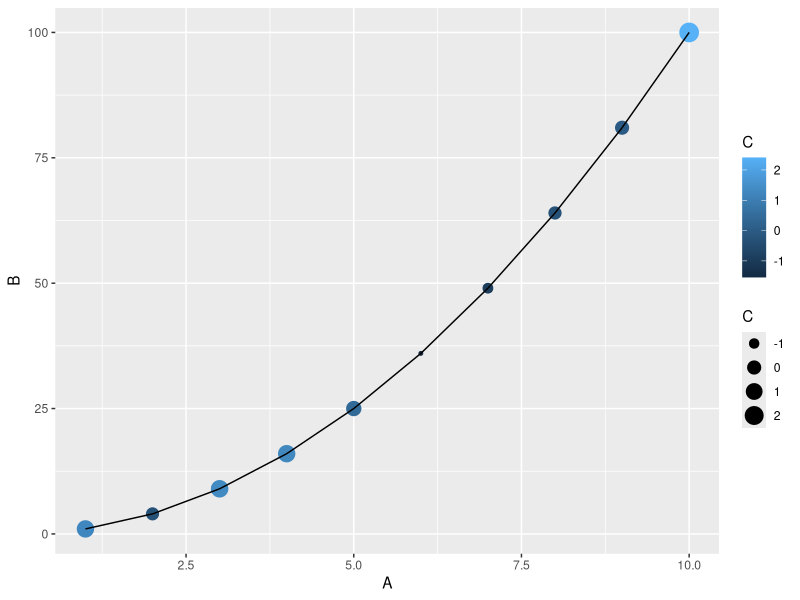
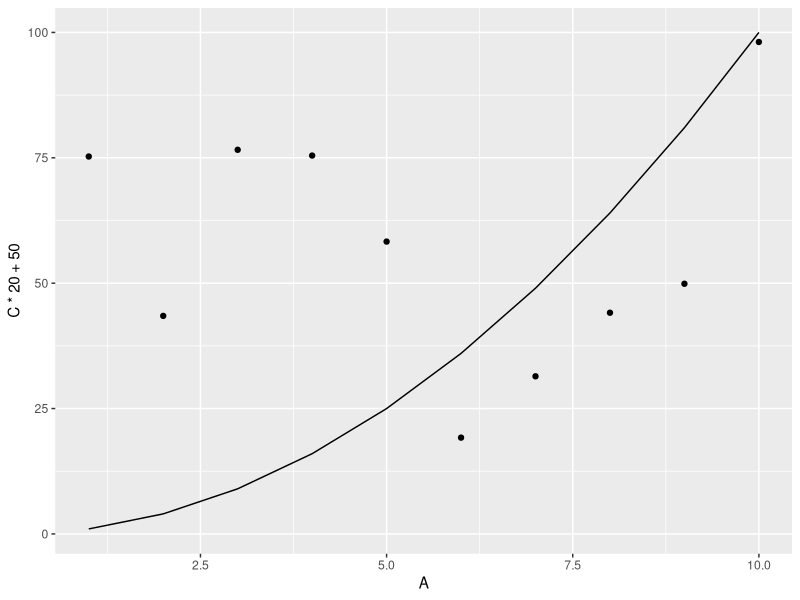
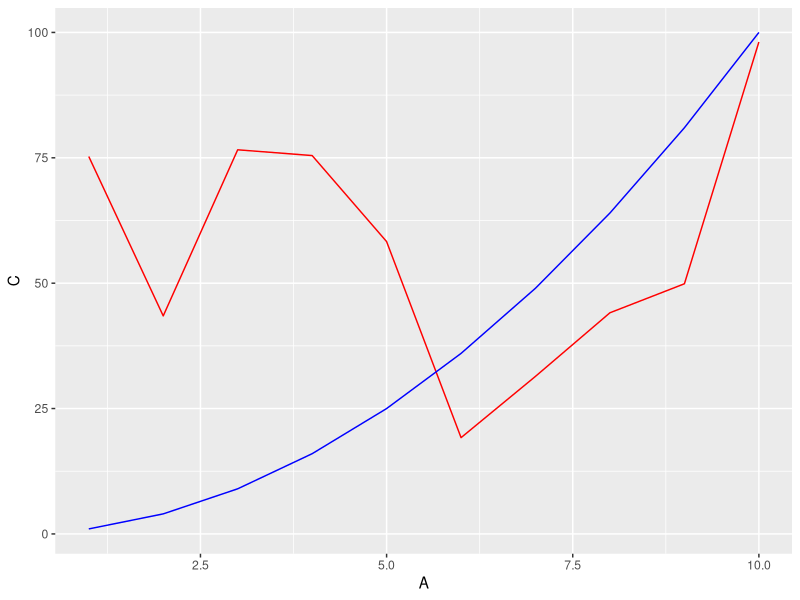
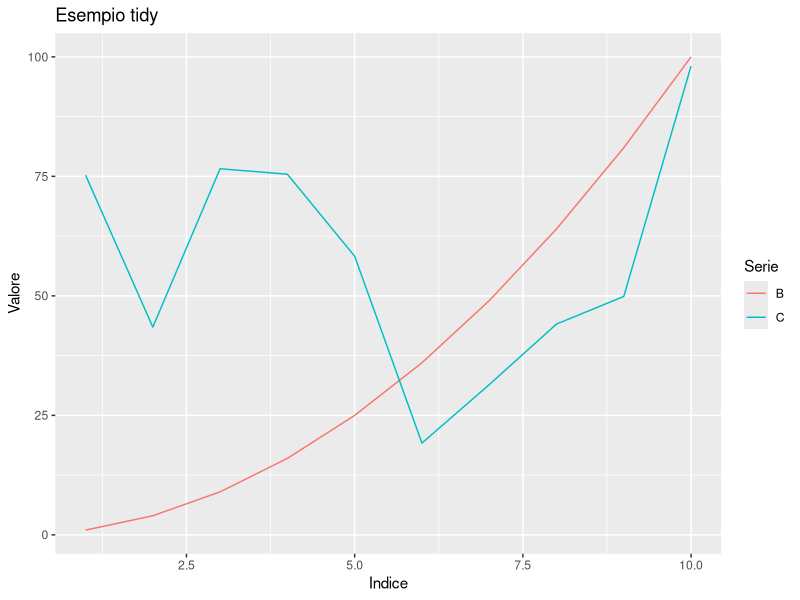

Here is the R script that generated these plots, in order: (Note: this script raises an error after producing the figures.)
## ---- chunk 1
a <- 10
20 -> b
## ---- chunk 2
v <- c(1, 2, 3, 4, 5)
## ---- chunk 3
v.up <- 1:5
v.down <- 5:1
## ---- chunk 4
v <- seq(1, 10, 0.1)
## ---- chunk 5
v <- seq(1, 10, length.out = 7)
v
## ---- chunk 6
m <- matrix(1:12, nrow = 3)
m
## ---- chunk 7
m <- matrix(byrow=TRUE, 1:12, nrow = 3)
m
## ---- chunk 8
v.up[2]
## ---- chunk 9
m[3,2]
m[2,]
## ---- chunk 10
v.down[c(4,2)]
## ---- chunk 11
# Vettore di indici lungo come v.up
v.up[v.up > 2]
# Vettore di indici più corto di v.up
v.up[c(T,F)]
## ---- chunk 12
v.up * 2
## ---- chunk 13
v.up + v.down
## ---- chunk 14
s <- 0
for (e in v.up) {
  s <- s + e
}
s
## ---- chunk 15
sum(v.up)
## ---- chunk 16
mult <- function(x, factor = 2) x * factor

mult(10)
## ---- chunk 17
mult <- \(x, factor = 1) x * factor
## ---- chunk 18
l.anon <- list(2, "sette", 1:5)
l.anon
## ---- chunk 19
l.named <- list(
  A = 1,
  B = "cinque",
  C = c(3,1,12.7),
  ultimo = NA
)
l.named
## ---- chunk 20
l.anon[2]
l.named["B"]
## ---- chunk 21
l.anon[[2]]
l.named[["B"]]
## ---- chunk 22
#| warning = FALSE
# Prima carichiamo la libreria (una volta per sessione)
library(tidyverse)

t1 <- tibble(
  A = 1:5,
  B = A ^ 2
)
t1
## ---- chunk 23
t1$A
## ---- chunk 24
t1$B[t1$A %% 2 == 1]
## ---- chunk 25
seq(0, pi, pi/3) %>% round(digits=2)
## ---- chunk 26
round(seq(0, pi, pi/3), digits=2)
## ---- chunk 27
tibble(
  A = 1:10,
  B = A ^ 2,
  C = rnorm(length(A))
) %>% 
  mutate(C = round(C, 3), D = LETTERS[A]) %>% 
  filter(A %% 2 == 0) %>% 
  select(D, B, C) %>% 
  arrange(desc(C))
## ---- chunk 28
tibble(
  A = 1:10,
  B = A ^ 2,
  C = rnorm(length(A))
) %>% 
  mutate(C = round(C, 3), D = LETTERS[A]) %>% 
  filter(A %% 2 == 0) %>% 
  select(D, B, C) -> t2
## ---- chunk 29
tibble(
  A = 1:10,
  B = A ^ 2,
  C = rnorm(length(A))
) %>% 
  mutate(even = A %% 2 == 0) %>% 
  group_by(even) %>%
  summarise(B = max(B), C = mean(C))
## ---- chunk 30
set.seed(0)
t <- tibble(
  A = 1:10,
  B = A ^ 2,
  C = rnorm(length(A))
) 

t %>% 
  ggplot(aes(x=A, y=B)) +
  geom_point(aes(color=C, size=C)) +
  geom_line()
## ---- chunk 31
t %>% 
  ggplot(aes(x=A)) +
  geom_point(aes(y=C*20+50)) +
  geom_line(aes(y=B))
## ---- chunk 32
t %>% 
  mutate(C = C * 20 + 50) %>% 
  ggplot(aes(x=A)) +
  geom_line(aes(y=C), color="red") +
  geom_line(aes(y=B), color="blue")
## ---- chunk 33
t %>% 
  pivot_longer(-A, names_to = "series", values_to = "value")
## ---- chunk 34
t %>% 
  mutate(C = C * 20 + 50) %>% 
  pivot_longer(-A, names_to = "series", values_to = "value") %>% 
  ggplot(aes(x=A, y=value, color=series)) +
  geom_line() +
  labs(x="Indice", y="Valore", color="Serie", title="Esempio tidy")
## ---- chunk 35
1:10 %>% 
  map_chr(function(x) LETTERS[x])
## ---- chunk 36
1:10 %>% 
  map_chr(\(x) LETTERS[x])
## ---- chunk 37
1:10 %>% map_chr(~ LETTERS[.])
## ---- chunk 38
1:4 %>% reduce(\(accu, elem) accu * elem)
## ---- chunk 39
1:4 %>% reduce(~ .x * .y)
## ---- chunk 40
0:4 %>% 
  reduce(
    \(accu, elem) {
      accu[[ letters[elem + 1] ]] <- 2^elem
      return(accu)
    },
    .init=list()
  )
## ---- chunk 41
tibble(
  A = 1:10,
  B = rnorm(length(A)),
  C = LETTERS[A]
) %>% write_csv(file="example.csv")
## ---- chunk 42
read_csv("example.csv")
